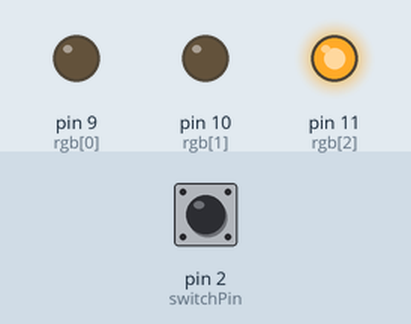
Recording of a sketch running on a simulated Arduino Uno, built with avr-gcc and run on an emulated ATmega328P. On the bench: output pins drawn as LEDs (lit = HIGH). The test bench sets the inputs (shaded band); at power-on: pin 2 (switchPin) HIGH.

Above: at 0.3 s.
At 25.6 s:
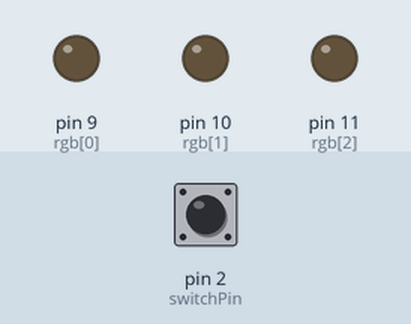
Timing chart, 0 to 33.8 s (numbered marks = the images above):
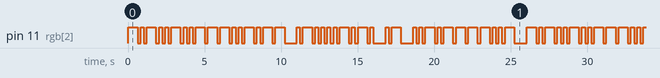

The sketch:

SOS_2.ino
```cpp
//blinks crazy like a fox in morse code until it is moved or shaken. Then it gives an SOS
const int rgb[] = {9,10,11};//makes array with all pin numbers
const int time=200;
const int switchPin=2;//defines the tilt switch pin number
void Short(int color)
{
  //Short function
  digitalWrite(color, HIGH);
  delay(time);
  digitalWrite(color, LOW);
  delay(time);
}
void Long(int color)
{
  //Long function
  digitalWrite(color, HIGH);
  delay(time*3);
  digitalWrite(color, LOW);
  delay(time);
}
void Short_Long(int color)
{
  //combines them
  Short(color);
  Long(color);
}
void Long_Short(int color)
{
  //combines them
  Long(color);
  Short(color);
}
void setup()
{
  for (int i=0; i<3; i++) pinMode(rgb[i], OUTPUT);
  //makes all the pins in the array outputs
  pinMode(switchPin, INPUT);
  //makes the switch an input
}

void loop()
{
  //debounces the switch to make sure it is turned off
  int bounce1=digitalRead(switchPin);
  delay(25);
  int bounce2=digitalRead(switchPin);
  while ((bounce1==bounce2)&&(bounce1==LOW))//while it is closed
  {
    for (int i=0; i<3; i++) digitalWrite(rgb[i], LOW);//turns all LEDs off
    for (int i=0; i<3; i++)//does the Short thrice
    {
      Short(9);
    }
    for (int i=0; i<3; i++)//does the Long thrice
    {
      Long(9);
    }
    for (int i=0; i<3; i++)//does the Short thrice again
    {
      Short(9);
    }
    bounce1=digitalRead(switchPin);
    delay(25);
    bounce2=digitalRead(switchPin);//debounces the switch again
  }
  //C
  Long_Short(11);
  Long_Short(11);
  //R
  Short_Long(11);
  Short(11);
  //A
  Short_Long(11);
  //Z
  Long(11);
  Long(11);
  Short(11);
  Short(11);
  //Y
  Long_Short(11);
  Long(11);
  Long(11);
  //Space
  delay(time*3);
  //L
  Short_Long(11);
  Short(11);
  Short(11);
  //I
  Short(11);
  Short(11);
  //K
  Long_Short(11);
  Long(11);
  //E
  Short(11);
  //Space
  delay(time*3);
  //A
  Short_Long(11);
  //Space
  delay(time*3);
  //F
  Short(11);
  Short_Long(11);
  Short(11);
  //O
  Long(11);
  Long(11);
  Long(11);
  //X
  Long_Short(11);
  Short_Long(11);
  delay(time*3);
}
```

Measured:
- by itself, pin 11 (rgb[2]): moves between LOW and HIGH, repeating every 26.0 s
- by itself, everything shown: repeats every 26.0 s, in 80 steps
